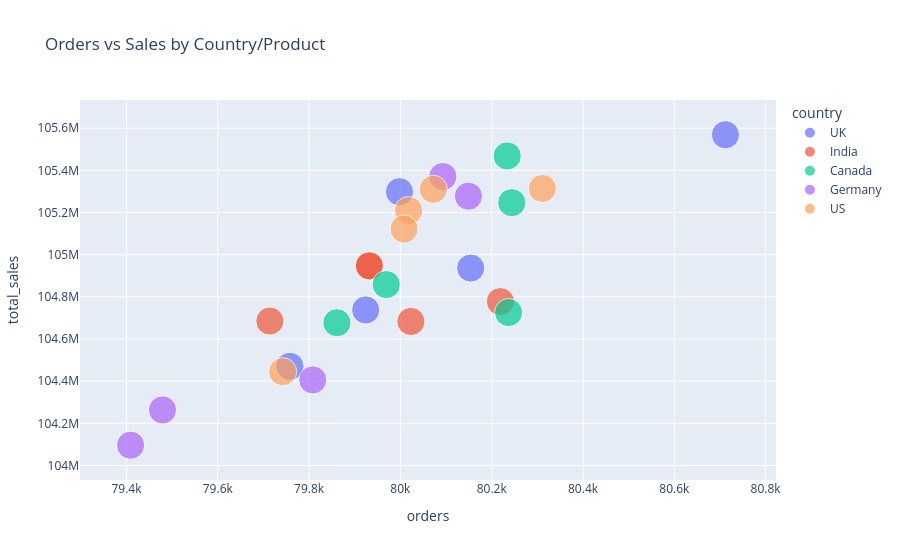

Notebook cell for this chart:
### Code cell
figure = px.scatter(analytics, x="orders", y="total_sales", color="country", size="avg_price", title="Orders vs Sales by Country/Product")
figure.show()

### Figure 1 — Plotly figure (JSON) as saved in the notebook; plotly's stock layout.template omitted (floating-point values rounded to 4 significant figures)
{"data": [{"hovertemplate": "country=UK<br>orders=%{x}<br>total_sales=%{y}<br>avg_price=%{marker.size}<extra></extra>", "legendgroup": "UK", "marker": {"color": "#636efa", "size": [526.0, 523.0, 523.8, 523.9, 523.8], "sizemode": "area", "sizeref": 1.316, "symbol": "circle"}, "mode": "markers", "name": "UK", "orientation": "v", "showlegend": true, "type": "scatter", "x": [79998, 79924, 80712, 80154, 79758], "xaxis": "x", "y": [105298550, 104737673, 105568653, 104936287, 104470243], "yaxis": "y"}, {"hovertemplate": "country=India<br>orders=%{x}<br>total_sales=%{y}<br>avg_price=%{marker.size}<extra></extra>", "legendgroup": "India", "marker": {"color": "#EF553B", "size": [523.4, 524.4, 523.7, 524.8, 524.6], "sizemode": "area", "sizeref": 1.316, "symbol": "circle"}, "mode": "markers", "name": "India", "orientation": "v", "showlegend": true, "type": "scatter", "x": [80219, 79714, 80023, 79932, 79932], "xaxis": "x", "y": [104777425, 104685088, 104683125, 104948398, 104946265], "yaxis": "y"}, {"hovertemplate": "country=Canada<br>orders=%{x}<br>total_sales=%{y}<br>avg_price=%{marker.size}<extra></extra>", "legendgroup": "Canada", "marker": {"color": "#00cc96", "size": [522.5, 525.0, 524.6, 524.7, 525.9], "sizemode": "area", "sizeref": 1.316, "symbol": "circle"}, "mode": "markers", "name": "Canada", "orientation": "v", "showlegend": true, "type": "scatter", "x": [80237, 79861, 79969, 80234, 80244], "xaxis": "x", "y": [104725358, 104676895, 104857745, 105468146, 105246517], "yaxis": "y"}, {"hovertemplate": "country=Germany<br>orders=%{x}<br>total_sales=%{y}<br>avg_price=%{marker.size}<extra></extra>", "legendgroup": "Germany", "marker": {"color": "#ab63fa", "size": [526.5, 525.1, 525.2, 522.3, 525.0], "sizemode": "area", "sizeref": 1.316, "symbol": "circle"}, "mode": "markers", "name": "Germany", "orientation": "v", "showlegend": true, "type": "scatter", "x": [80149, 80093, 79479, 79808, 79409], "xaxis": "x", "y": [105277171, 105370640, 104263537, 104405755, 104096037], "yaxis": "y"}, {"hovertemplate": "country=US<br>orders=%{x}<br>total_sales=%{y}<br>avg_price=%{marker.size}<extra></extra>", "legendgroup": "US", "marker": {"color": "#FFA15A", "size": [524.3, 524.9, 524.8, 525.5, 524.9], "sizemode": "area", "sizeref": 1.316, "symbol": "circle"}, "mode": "markers", "name": "US", "orientation": "v", "showlegend": true, "type": "scatter", "x": [80311, 79742, 80072, 80018, 80008], "xaxis": "x", "y": [105313860, 104444723, 105309872, 105209291, 105121541], "yaxis": "y"}], "layout": {"legend": {"itemsizing": "constant", "title": {"text": "country"}, "tracegroupgap": 0}, "title": {"text": "Orders vs Sales by Country/Product"}, "xaxis": {"anchor": "y", "domain": [0, 1], "title": {"text": "orders"}}, "yaxis": {"anchor": "x", "domain": [0, 1], "title": {"text": "total_sales"}}}}
